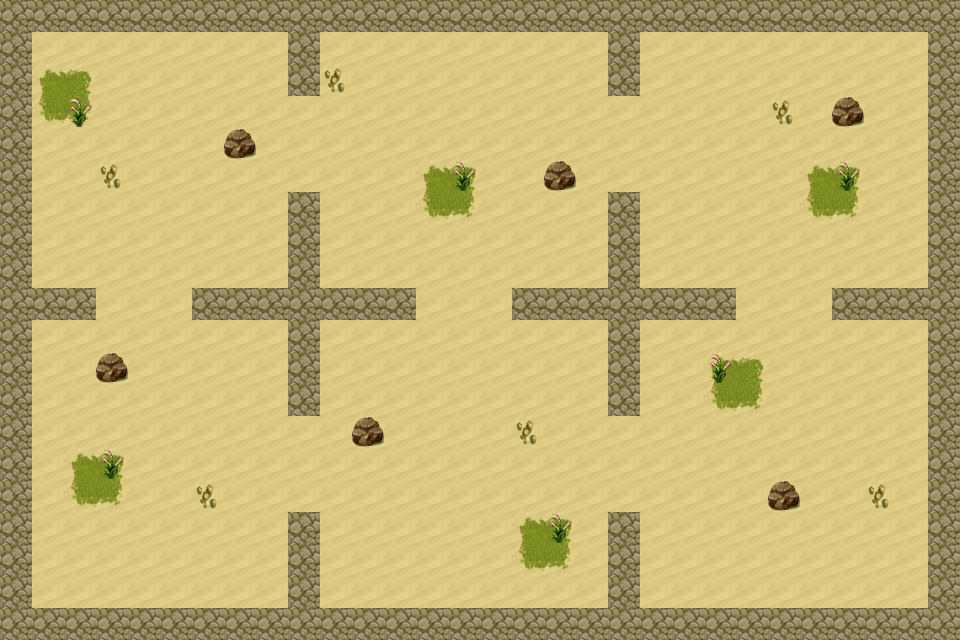

Below is a game level as drawn by its tile map, then a one-line description and the .tmx that defines it (tile-layer data replaced by summaries):
An orthogonal 30x20 tile map with 32x32 px tiles, 5 tile layers (Tile Layer 1, Tile Layer 2, Tile Layer 3, Collisions, ...), 4 tilesets.

<map version="1.10" tiledversion="1.10.1" orientation="orthogonal" renderorder="right-down" width="30" height="20" tilewidth="32" tileheight="32" infinite="0" nextlayerid="8" nextobjectid="1">
 <tileset firstgid="1" source="celianna_TileA2.tsx" />
 <tileset firstgid="193" source="celianna_TileA5.tsx" />
 <tileset firstgid="321" source="celianna_TileA1.tsx" />
 <tileset firstgid="513" source="celianna_TileB1.tsx" />
 <layer id="1" name="Tile Layer 1" width="30" height="20">
  <data>[600 cells, 600 non-empty, 1 distinct tile ids]</data>
 </layer>
 <layer id="2" name="Tile Layer 2" width="30" height="20">
  <data>[600 cells, 24 non-empty, 4 distinct tile ids]</data>
 </layer>
 <layer id="5" name="Tile Layer 3" width="30" height="20">
  <data>[600 cells, 137 non-empty, 1 distinct tile ids]</data>
 </layer>
 <layer id="6" name="Collisions" width="30" height="20" opacity="0">
  <properties>
   <property name="blocked" type="bool" value="true" />
  </properties>
  <data>[600 cells, 173 non-empty, 1 distinct tile ids]</data>
 </layer>
 <layer id="7" name="Tile Layer 5" width="30" height="20">
  <data>[600 cells, 18 non-empty, 3 distinct tile ids]</data>
 </layer>
</map>
